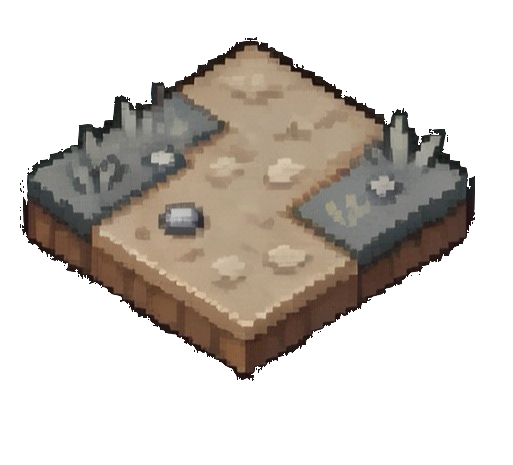
#> input picture temp/1地块1.png, 513 x 465 px; its folder holds only this picture in this run
$ python -i core.py   (imports and definitions only)
#> lines starting #> are read from the running program, lines starting #| are printed output that depends on the picture
#> further down, picture is the input picture: PIL image 513x465 RGBA; mean R, G, B, A 50.9, 44.9, 38.9, 99.1
from __future__ import annotations

import json
import os
import re
import shutil
import subprocess
import tempfile
from dataclasses import asdict, dataclass
from functools import lru_cache
from pathlib import Path
from typing import Iterable

from PIL import Image, ImageDraw, ImageFont


CARD_SIZE = (420, 600)
EDITOR_ROOT = Path(__file__).resolve().parent
PROJECT_ROOT = Path(__file__).resolve().parents[2]
WORKSPACE_DIR = EDITOR_ROOT / "workspace"
SOURCE_SHEETS_DIR = WORKSPACE_DIR / "source_sheets"
VISUAL_DB_PATH = WORKSPACE_DIR / "card_visuals.json"
FORMAL_CATALOG_PATH = PROJECT_ROOT / "content" / "cards" / "card_catalog_49.json"

CARD_ASSET_ROOT = PROJECT_ROOT / "assets" / "textures" / "cards"
FRAME_DIR = CARD_ASSET_ROOT / "frames"
ICON_DIR = CARD_ASSET_ROOT / "icons"
GENERATED_DIR = CARD_ASSET_ROOT / "generated"
MANIFEST_PATH = GENERATED_DIR / "visual_manifest.json"


@dataclass
class CardData:
    card_id: str
    display_name: str
    description: str
    base_cost: int | None
    tags: list[str]
    source_path: str
    card_number: int = 0
    category: str = ""
    category_label: str = ""
    visual_key: str = ""
    needs_confirmation: bool = False
    play_count_weight: int = 1
    exhaust_on_play: bool = False
    attack_range: int = 1
    requires_los: bool = True
    target_kind: int = 0
    target_team: int = 2
    effects: list[dict] | None = None


@dataclass
class VisualConfig:
    card_id: str
    frame_path: str = ""
    icon_path: str = ""
    frame_x: int = 0
    frame_y: int = 0
    frame_scale: float = 1.0
    icon_x: int = 0
    icon_y: int = -65
    icon_scale: float = 0.72
    icon_rotation: float = 0.0
    title_y: int = 350
    description_y: int = 430
    cost_x: int = 355
    cost_y: int = 55
    title_font_size: int = 30
    description_font_size: int = 22
    cost_font_size: int = 34
    text_width: int = 300


# [54 lines left out: functions ensure_dirs, path_to_project_relative, resolve_saved_path, slug_from_card_id, _read_tres_string, _read_tres_stringname, not called in this run]


def _read_tres_int(text: str, name: str, default: int = 0) -> int:
    match = re.search(rf"(?m)^\s*{re.escape(name)}\s*=\s*(-?\d+)\s*$", text)
    return int(match.group(1)) if match else default


# [318 lines left out: functions _read_tres_bool, _read_tags, _parse_effect_params, _read_effects, scan_card_defs, load_formal_card_catalog and 9 more, not called in this run]


def trim_alpha(image: Image.Image, padding: int = 0) -> Image.Image:
#> called with padding = 0
    rgba = image.convert("RGBA")
    bbox = rgba.getchannel("A").getbbox()
#> bbox = (20, 37, 475, 381)
    if not bbox:
        return rgba
    left, top, right, bottom = bbox
#> left = 20; top = 37; right = 475; bottom = 381
    left = max(0, left - padding)
    top = max(0, top - padding)
    right = min(rgba.width, right + padding)
    bottom = min(rgba.height, bottom + padding)
    return rgba.crop((left, top, right, bottom))
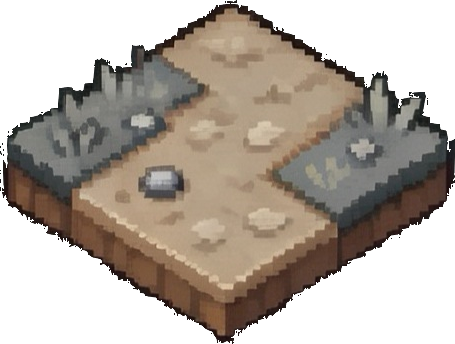
#> returned value: PIL image 455x344 RGBA; mean R, G, B, A 77.6, 68.4, 59.2, 151.1; transparent parts drawn white


# [15 lines left out: function normalize_canvas, not called in this run]


def normalize_frame_asset(
    image: Image.Image,
    size: tuple[int, int] = CARD_SIZE,
) -> Image.Image:
    """把卡框的有效透明边界统一铺满标准卡牌画布。

    卡框和技能图标的需求不同：技能图标适合保持比例后放进正方形透明画布，
    而卡框本身就是整张卡牌的外壳。先裁掉透明边，再统一到 CARD_SIZE，
    可以避免“文件都是 256×256，但卡框主体大小仍不一致”的问题。
    """
    trimmed = trim_alpha(image, 0)
    if trimmed.width <= 0 or trimmed.height <= 0:
        return Image.new("RGBA", size, (0, 0, 0, 0))
    resized = trimmed.resize(size, Image.Resampling.LANCZOS)
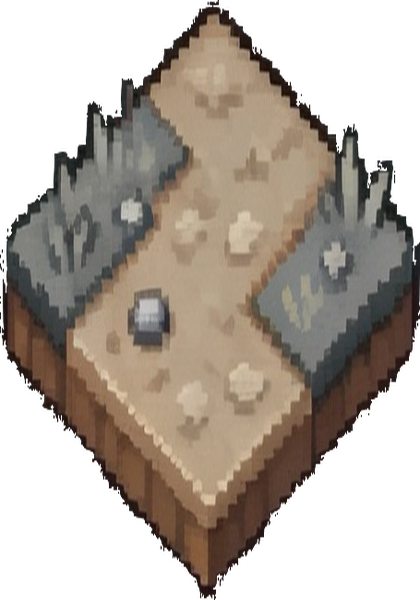
#> resized: PIL image 420x600 RGBA; mean R, G, B, A 77.6, 68.4, 59.2, 151.1; transparent parts drawn white
    # LANCZOS 在极少数素材上会让最外侧一列/行的 alpha 被插值成 0，
    # 再按实际 alpha 边界收一次即可保证卡框主体真正贴到目标边界。
    bbox = resized.getchannel("A").getbbox()
#> bbox = (0, 0, 420, 600)
    full_bbox = (0, 0, size[0], size[1])
    if bbox and bbox != full_bbox:
        resized = resized.crop(bbox).resize(size, Image.Resampling.LANCZOS)
    return resized


# [244 lines left out: functions map_frame_cell_to_card, slice_atlas, grid_boxes, _low_projection_runs, _detect_axis_content_bands, detect_uniform_grid_boxes and 3 more, not called in this run]


_IMAGE_CACHE: dict[str, tuple[int, Image.Image]] = {}


# [78 lines left out: functions load_rgba_cached, _fit_layer_contain, _fit_frame_fill, _place_icon, not called in this run]


def _text_width(draw: ImageDraw.ImageDraw, text: str, font: ImageFont.ImageFont) -> int:
    box = draw.textbbox((0, 0), text, font=font)
    return max(0, box[2] - box[0])


# [176 lines left out: functions wrap_text_by_width, draw_centered_text, compose_card, export_card, sync_cards_to_godot, copy_source_sheet, not called in this run]

>>> from PIL import Image
>>> picture = Image.open('../../temp/1地块1.png')
>>> result = normalize_frame_asset(picture)
